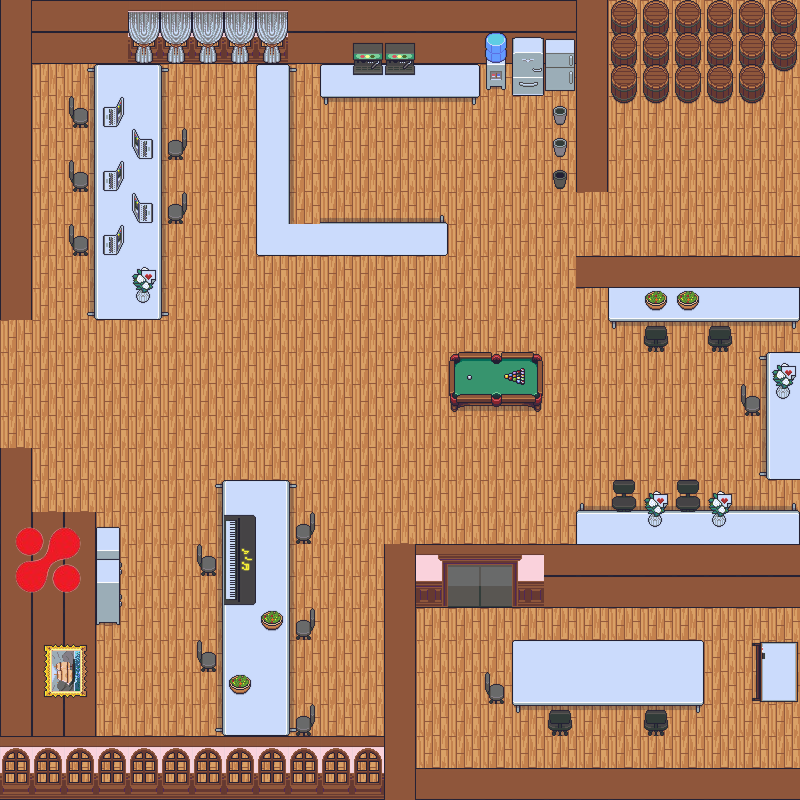

A 2D game scene composited from a Tiled map and its tileset images. What follows is a short description and the map's XML, with each tile layer's data collapsed to a summary:
An orthogonal 25x25 tile map with 32x32 px tiles, 13 tile layers (Floor, Wall, OpenDoor, LockedDoor, ...), 2 tilesets.

<map version="1.8" tiledversion="1.8.5" orientation="orthogonal" renderorder="right-down" width="25" height="25" tilewidth="32" tileheight="32" infinite="0" nextlayerid="14" nextobjectid="1">
 <tileset firstgid="1" source="Icon.tsx" />
 <tileset firstgid="120" source="ImageIcon2.tsx" />
 <layer id="1" name="Floor" width="25" height="25">
  <data>[625 cells, 625 non-empty, 1 distinct tile ids]</data>
 </layer>
 <layer id="2" name="Wall" width="25" height="25">
  <data>[625 cells, 140 non-empty, 4 distinct tile ids]</data>
 </layer>
 <layer id="3" name="OpenDoor" width="25" height="25">
  <data>[625 cells, 4 non-empty, 4 distinct tile ids]</data>
 </layer>
 <layer id="4" name="LockedDoor" width="25" height="25">
  <data>[625 cells, 8 non-empty, 8 distinct tile ids]</data>
 </layer>
 <layer id="5" name="ItemsPutOnTheFloor" width="25" height="25">
  <data>[625 cells, 159 non-empty, 21 distinct tile ids]</data>
 </layer>
 <layer id="9" name="Bin1" width="25" height="25">
  <data>[625 cells, 12 non-empty, 2 distinct tile ids]</data>
 </layer>
 <layer id="10" name="Bin2" width="25" height="25">
  <data>[625 cells, 12 non-empty, 2 distinct tile ids]</data>
 </layer>
 <layer id="11" name="Bin3" width="25" height="25">
  <data>[625 cells, 10 non-empty, 2 distinct tile ids]</data>
 </layer>
 <layer id="6" name="Cabinet1" width="25" height="25">
  <data>[625 cells, 3 non-empty, 3 distinct tile ids]</data>
 </layer>
 <layer id="7" name="Cabinet2" width="25" height="25">
  <data>[625 cells, 9 non-empty, 9 distinct tile ids]</data>
 </layer>
 <layer id="8" name="ItemsPutOnTheDesk" width="25" height="25">
  <data>[625 cells, 24 non-empty, 10 distinct tile ids]</data>
 </layer>
 <layer id="12" name="Chair" width="25" height="25">
  <data>[625 cells, 18 non-empty, 4 distinct tile ids]</data>
 </layer>
 <layer id="13" name="ItemPutOnTheWall" width="25" height="25">
  <data>[625 cells, 23 non-empty, 15 distinct tile ids]</data>
 </layer>
</map>
